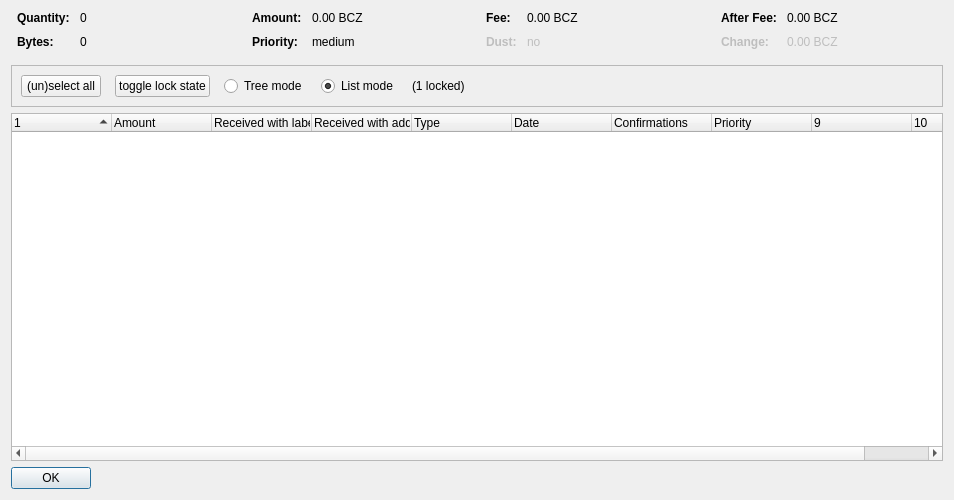
<?xml version="1.0" encoding="UTF-8"?>
<ui version="4.0">
 <class>CoinControlDialog</class>
 <widget class="QDialog" name="CoinControlDialog">
  <property name="geometry">
   <rect>
    <x>0</x>
    <y>0</y>
    <width>954</width>
    <height>500</height>
   </rect>
  </property>
  <property name="windowTitle">
   <string>Coin Selection</string>
  </property>
  <layout class="QVBoxLayout" name="verticalLayout">
   <item>
    <layout class="QHBoxLayout" name="horizontalLayoutTop" stretch="0,0,0,0">
     <property name="topMargin">
      <number>0</number>
     </property>
     <property name="bottomMargin">
      <number>10</number>
     </property>
     <item>
      <layout class="QFormLayout" name="formLayoutCoinControl1">
       <property name="horizontalSpacing">
        <number>10</number>
       </property>
       <property name="verticalSpacing">
        <number>10</number>
       </property>
       <property name="leftMargin">
        <number>6</number>
       </property>
       <property name="rightMargin">
        <number>6</number>
       </property>
       <item row="0" column="0">
        <widget class="QLabel" name="labelCoinControlQuantityText">
         <property name="font">
          <font>
           <weight>75</weight>
           <bold>true</bold>
          </font>
         </property>
         <property name="text">
          <string>Quantity:</string>
         </property>
        </widget>
       </item>
       <item row="0" column="1">
        <widget class="QLabel" name="labelCoinControlQuantity">
         <property name="cursor">
          <cursorShape>IBeamCursor</cursorShape>
         </property>
         <property name="contextMenuPolicy">
          <enum>Qt::ActionsContextMenu</enum>
         </property>
         <property name="text">
          <string notr="true">0</string>
         </property>
         <property name="textInteractionFlags">
          <set>Qt::LinksAccessibleByMouse|Qt::TextSelectableByKeyboard|Qt::TextSelectableByMouse</set>
         </property>
        </widget>
       </item>
       <item row="1" column="0">
        <widget class="QLabel" name="labelCoinControlBytesText">
         <property name="font">
          <font>
           <weight>75</weight>
           <bold>true</bold>
          </font>
         </property>
         <property name="text">
          <string>Bytes:</string>
         </property>
        </widget>
       </item>
       <item row="1" column="1">
        <widget class="QLabel" name="labelCoinControlBytes">
         <property name="cursor">
          <cursorShape>IBeamCursor</cursorShape>
         </property>
         <property name="contextMenuPolicy">
          <enum>Qt::ActionsContextMenu</enum>
         </property>
         <property name="text">
          <string notr="true">0</string>
         </property>
         <property name="textInteractionFlags">
          <set>Qt::LinksAccessibleByMouse|Qt::TextSelectableByKeyboard|Qt::TextSelectableByMouse</set>
         </property>
        </widget>
       </item>
      </layout>
     </item>
     <item>
      <layout class="QFormLayout" name="formLayoutCoinControl2">
       <property name="horizontalSpacing">
        <number>10</number>
       </property>
       <property name="verticalSpacing">
        <number>10</number>
       </property>
       <property name="leftMargin">
        <number>6</number>
       </property>
       <property name="rightMargin">
        <number>6</number>
       </property>
       <item row="0" column="0">
        <widget class="QLabel" name="labelCoinControlAmountText">
         <property name="font">
          <font>
           <weight>75</weight>
           <bold>true</bold>
          </font>
         </property>
         <property name="text">
          <string>Amount:</string>
         </property>
        </widget>
       </item>
       <item row="0" column="1">
        <widget class="QLabel" name="labelCoinControlAmount">
         <property name="cursor">
          <cursorShape>IBeamCursor</cursorShape>
         </property>
         <property name="contextMenuPolicy">
          <enum>Qt::ActionsContextMenu</enum>
         </property>
         <property name="text">
          <string notr="true">0.00 BCZ</string>
         </property>
         <property name="textInteractionFlags">
          <set>Qt::LinksAccessibleByMouse|Qt::TextSelectableByKeyboard|Qt::TextSelectableByMouse</set>
         </property>
        </widget>
       </item>
       <item row="1" column="0">
        <widget class="QLabel" name="labelCoinControlPriorityText">
         <property name="font">
          <font>
           <weight>75</weight>
           <bold>true</bold>
          </font>
         </property>
         <property name="text">
          <string>Priority:</string>
         </property>
        </widget>
       </item>
       <item row="1" column="1">
        <widget class="QLabel" name="labelCoinControlPriority">
         <property name="cursor">
          <cursorShape>IBeamCursor</cursorShape>
         </property>
         <property name="contextMenuPolicy">
          <enum>Qt::ActionsContextMenu</enum>
         </property>
         <property name="text">
          <string>medium</string>
         </property>
         <property name="textInteractionFlags">
          <set>Qt::LinksAccessibleByMouse|Qt::TextSelectableByKeyboard|Qt::TextSelectableByMouse</set>
         </property>
        </widget>
       </item>
      </layout>
     </item>
     <item>
      <layout class="QFormLayout" name="formLayoutCoinControl3">
       <property name="horizontalSpacing">
        <number>10</number>
       </property>
       <property name="verticalSpacing">
        <number>10</number>
       </property>
       <property name="leftMargin">
        <number>6</number>
       </property>
       <property name="rightMargin">
        <number>6</number>
       </property>
       <item row="0" column="0">
        <widget class="QLabel" name="labelCoinControlFeeText">
         <property name="font">
          <font>
           <weight>75</weight>
           <bold>true</bold>
          </font>
         </property>
         <property name="text">
          <string>Fee:</string>
         </property>
        </widget>
       </item>
       <item row="0" column="1">
        <widget class="QLabel" name="labelCoinControlFee">
         <property name="cursor">
          <cursorShape>IBeamCursor</cursorShape>
         </property>
         <property name="contextMenuPolicy">
          <enum>Qt::ActionsContextMenu</enum>
         </property>
         <property name="text">
          <string notr="true">0.00 BCZ</string>
         </property>
         <property name="textInteractionFlags">
          <set>Qt::LinksAccessibleByMouse|Qt::TextSelectableByKeyboard|Qt::TextSelectableByMouse</set>
         </property>
        </widget>
       </item>
       <item row="1" column="0">
        <widget class="QLabel" name="labelCoinControlLowOutputText">
         <property name="enabled">
          <bool>false</bool>
         </property>
         <property name="font">
          <font>
           <weight>75</weight>
           <bold>true</bold>
          </font>
         </property>
         <property name="text">
          <string>Dust:</string>
         </property>
        </widget>
       </item>
       <item row="1" column="1">
        <widget class="QLabel" name="labelCoinControlLowOutput">
         <property name="enabled">
          <bool>false</bool>
         </property>
         <property name="cursor">
          <cursorShape>IBeamCursor</cursorShape>
         </property>
         <property name="contextMenuPolicy">
          <enum>Qt::ActionsContextMenu</enum>
         </property>
         <property name="text">
          <string>no</string>
         </property>
         <property name="textInteractionFlags">
          <set>Qt::LinksAccessibleByMouse|Qt::TextSelectableByKeyboard|Qt::TextSelectableByMouse</set>
         </property>
        </widget>
       </item>
      </layout>
     </item>
     <item>
      <layout class="QFormLayout" name="formLayoutCoinControl4">
       <property name="horizontalSpacing">
        <number>10</number>
       </property>
       <property name="verticalSpacing">
        <number>10</number>
       </property>
       <property name="leftMargin">
        <number>6</number>
       </property>
       <property name="rightMargin">
        <number>6</number>
       </property>
       <item row="0" column="0">
        <widget class="QLabel" name="labelCoinControlAfterFeeText">
         <property name="font">
          <font>
           <weight>75</weight>
           <bold>true</bold>
          </font>
         </property>
         <property name="text">
          <string>After Fee:</string>
         </property>
        </widget>
       </item>
       <item row="0" column="1">
        <widget class="QLabel" name="labelCoinControlAfterFee">
         <property name="cursor">
          <cursorShape>IBeamCursor</cursorShape>
         </property>
         <property name="contextMenuPolicy">
          <enum>Qt::ActionsContextMenu</enum>
         </property>
         <property name="text">
          <string notr="true">0.00 BCZ</string>
         </property>
         <property name="textInteractionFlags">
          <set>Qt::LinksAccessibleByMouse|Qt::TextSelectableByKeyboard|Qt::TextSelectableByMouse</set>
         </property>
        </widget>
       </item>
       <item row="1" column="0">
        <widget class="QLabel" name="labelCoinControlChangeText">
         <property name="enabled">
          <bool>false</bool>
         </property>
         <property name="font">
          <font>
           <weight>75</weight>
           <bold>true</bold>
          </font>
         </property>
         <property name="text">
          <string>Change:</string>
         </property>
        </widget>
       </item>
       <item row="1" column="1">
        <widget class="QLabel" name="labelCoinControlChange">
         <property name="enabled">
          <bool>false</bool>
         </property>
         <property name="cursor">
          <cursorShape>IBeamCursor</cursorShape>
         </property>
         <property name="contextMenuPolicy">
          <enum>Qt::ActionsContextMenu</enum>
         </property>
         <property name="text">
          <string notr="true">0.00 BCZ</string>
         </property>
         <property name="textInteractionFlags">
          <set>Qt::LinksAccessibleByMouse|Qt::TextSelectableByKeyboard|Qt::TextSelectableByMouse</set>
         </property>
        </widget>
       </item>
      </layout>
     </item>
    </layout>
   </item>
   <item>
    <widget class="QFrame" name="frame">
     <property name="minimumSize">
      <size>
       <width>0</width>
       <height>40</height>
      </size>
     </property>
     <property name="frameShape">
      <enum>QFrame::StyledPanel</enum>
     </property>
     <property name="frameShadow">
      <enum>QFrame::Sunken</enum>
     </property>
     <layout class="QHBoxLayout" name="horizontalLayout">
      <item>
       <layout class="QHBoxLayout" name="horizontalLayoutPanel" stretch="0,0,0,0,0,0">
        <property name="spacing">
         <number>14</number>
        </property>
        <item>
         <widget class="QPushButton" name="pushButtonSelectAll">
          <property name="sizePolicy">
           <sizepolicy hsizetype="Maximum" vsizetype="Fixed">
            <horstretch>0</horstretch>
            <verstretch>0</verstretch>
           </sizepolicy>
          </property>
          <property name="text">
           <string>(un)select all</string>
          </property>
          <property name="autoDefault">
           <bool>false</bool>
          </property>
         </widget>
        </item>
        <item>
         <widget class="QPushButton" name="pushButtonToggleLock">
          <property name="sizePolicy">
           <sizepolicy hsizetype="Maximum" vsizetype="Fixed">
            <horstretch>0</horstretch>
            <verstretch>0</verstretch>
           </sizepolicy>
          </property>
          <property name="text">
           <string>toggle lock state</string>
          </property>
          <property name="autoDefault">
           <bool>false</bool>
          </property>
         </widget>
        </item>
        <item>
         <widget class="QRadioButton" name="radioTreeMode">
          <property name="sizePolicy">
           <sizepolicy hsizetype="Maximum" vsizetype="Fixed">
            <horstretch>0</horstretch>
            <verstretch>0</verstretch>
           </sizepolicy>
          </property>
          <property name="text">
           <string>Tree mode</string>
          </property>
         </widget>
        </item>
        <item>
         <widget class="QRadioButton" name="radioListMode">
          <property name="sizePolicy">
           <sizepolicy hsizetype="Maximum" vsizetype="Fixed">
            <horstretch>0</horstretch>
            <verstretch>0</verstretch>
           </sizepolicy>
          </property>
          <property name="text">
           <string>List mode</string>
          </property>
          <property name="checked">
           <bool>true</bool>
          </property>
         </widget>
        </item>
        <item>
         <widget class="QLabel" name="labelLocked">
          <property name="text">
           <string>(1 locked)</string>
          </property>
         </widget>
        </item>
        <item>
         <spacer name="horizontalSpacer">
          <property name="orientation">
           <enum>Qt::Horizontal</enum>
          </property>
          <property name="sizeHint" stdset="0">
           <size>
            <width>40</width>
            <height>20</height>
           </size>
          </property>
         </spacer>
        </item>
       </layout>
      </item>
     </layout>
    </widget>
   </item>
   <item>
    <widget class="CoinControlTreeWidget" name="treeWidget">
     <property name="contextMenuPolicy">
      <enum>Qt::CustomContextMenu</enum>
     </property>
     <property name="sortingEnabled">
      <bool>false</bool>
     </property>
     <property name="columnCount">
      <number>10</number>
     </property>
     <attribute name="headerShowSortIndicator" stdset="0">
      <bool>true</bool>
     </attribute>
     <attribute name="headerStretchLastSection">
      <bool>false</bool>
     </attribute>
     <column>
      <property name="text">
       <string/>
      </property>
     </column>
     <column>
      <property name="text">
       <string>Amount</string>
      </property>
     </column>
     <column>
      <property name="text">
       <string>Received with label</string>
      </property>
     </column>
     <column>
      <property name="text">
       <string>Received with address</string>
      </property>
     </column>
     <column>
      <property name="text">
       <string>Type</string>
      </property>
     </column>
     <column>
      <property name="text">
       <string>Date</string>
      </property>
     </column>
     <column>
      <property name="text">
       <string>Confirmations</string>
      </property>
      <property name="toolTip">
       <string>Confirmed</string>
      </property>
     </column>
     <column>
      <property name="text">
       <string>Priority</string>
      </property>
     </column>
     <column>
      <property name="text">
       <string/>
      </property>
     </column>
     <column>
      <property name="text">
       <string/>
      </property>
     </column>
    </widget>
   </item>
   <item>
    <widget class="QDialogButtonBox" name="buttonBox">
     <property name="sizePolicy">
      <sizepolicy hsizetype="Maximum" vsizetype="Fixed">
       <horstretch>0</horstretch>
       <verstretch>0</verstretch>
      </sizepolicy>
     </property>
     <property name="orientation">
      <enum>Qt::Horizontal</enum>
     </property>
     <property name="standardButtons">
      <set>QDialogButtonBox::Ok</set>
     </property>
    </widget>
   </item>
  </layout>
 </widget>
 <customwidgets>
  <customwidget>
   <class>CoinControlTreeWidget</class>
   <extends>QTreeWidget</extends>
   <header>coincontroltreewidget.h</header>
  </customwidget>
 </customwidgets>
 <resources/>
 <connections/>
</ui>
